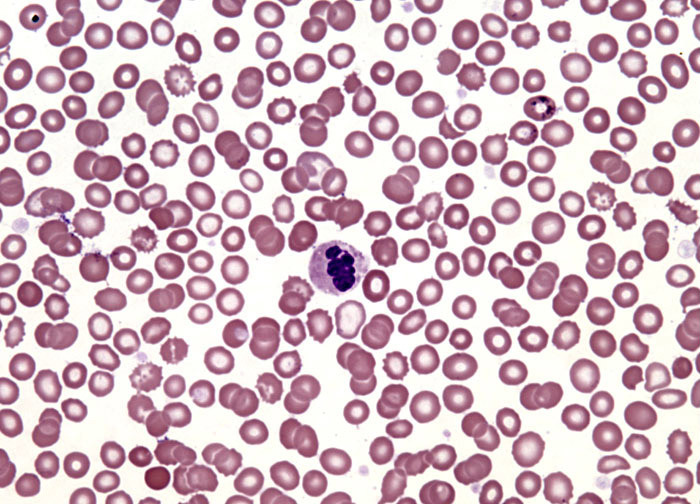
#> input picture assets/cells.jpg, 700 x 504 px
$ python main.py
#> lines starting #> are read from the running program, lines starting #| are printed output that depends on the picture; after the words box and inside, x2 and y2 are one past the last pixel; in counts of white or black regions, pixels touching at a corner belong together
### extractFeatures.py
import os
import cv2
import matplotlib.pyplot as plt
import numpy
from functools import cached_property


class FeatureExtractor:
  def __init__(self, contours):
    self.contours = contours

  @cached_property
  def areas(self):
      return [cv2.contourArea(c) for c in self.contours]

  @cached_property
  def average_area(self):
      return numpy.mean(self.areas)

  @cached_property
  def perimeters(self):
      return [cv2.arcLength(c, True) for c in self.contours]

  def _detect_large_cells(self):
    large_contours = []

    for i, contour in enumerate(self.contours):
        if self.areas[i] >= self.average_area:
          large_contours.append(contour)
    return large_contours

  # [38 lines left out: functions _get_circularity, _get_solidity_value, _get_intensity_value, not called in this run]

### main.py
import os
import cv2
import matplotlib.pyplot as plt
import numpy

from extractFeatures import FeatureExtractor

image_filename = 'cells.jpg'

image_filepath = os.path.join('assets', image_filename)

img = cv2.imread(image_filepath)
#> img is the input picture: shape (504, 700, 3); mean B, G, R 191.9, 181.4, 209


def extract_contours(img):
  if(img) is None:
    print('error: could not read the image')
  else:
    print('image loaded successfully')
  gray_image = cv2.cvtColor(img, cv2.COLOR_BGR2GRAY)
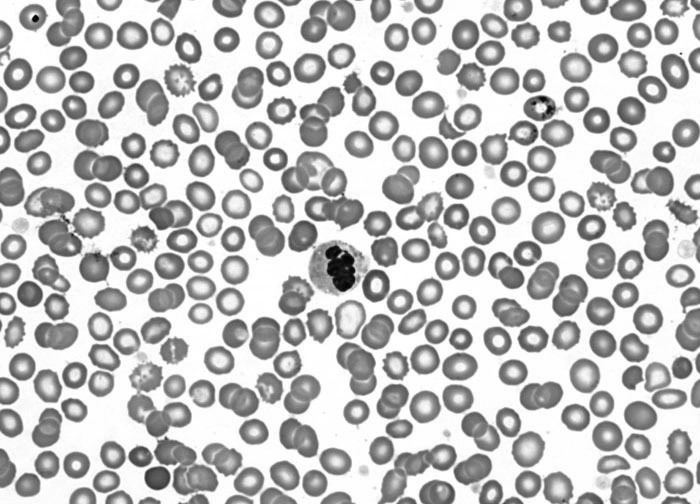
#> gray_image: shape (504, 700); min 2, max 255, mean 190.8
  image_preprocessed = cv2.GaussianBlur(gray_image, (5,5), 0)
  ret, binary_mask = cv2.threshold(image_preprocessed, 0, 255, cv2.THRESH_BINARY_INV + cv2.THRESH_OTSU)
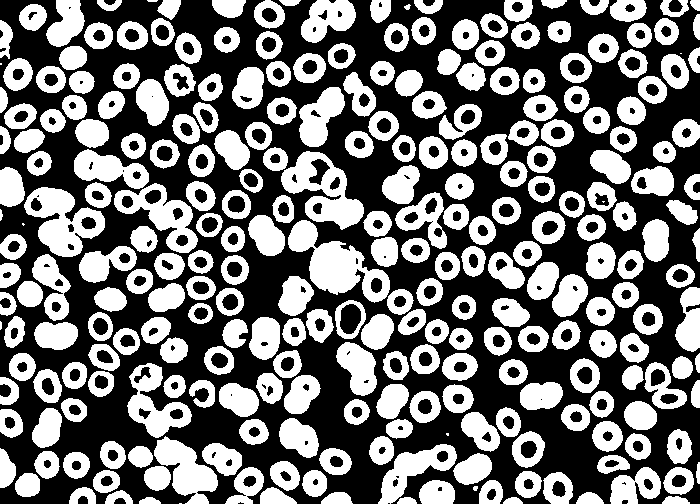
#> binary_mask: shape (504, 700); 45.1% white; 275 white regions (7 under 20 px)
#> ret = 185
  contours, hierarchy = cv2.findContours(binary_mask, cv2.RETR_EXTERNAL, cv2.CHAIN_APPROX_SIMPLE)
#> contours = 274 contours, 10 with area under 20; largest, box (x1, y1, x2, y2) and area: (288, 220, 390, 303) 3496, (281, 151, 364, 230) 3309, (24, 187, 105, 257) 3084, (114, 183, 198, 253) 2543, (127, 363, 192, 438) 2248
  return contours


# def extract_features(contours, area=False, circularity=False, solidity=False, intensity=False, size=False, gray_image=''):
  calculated_areas = [cv2.contourArea(c) for c in contours]
  large_contours = []
  calculated_circularity = []
  calculated_solidity = []
  calculated_intensity = []
  average_area = numpy.mean(calculated_areas)

  if size == True:
    for i, area in enumerate(calculated_areas):
      if area >= average_area:
        large_contours.append(contours[i])

  if circularity == True:
    calculated_perimeters = [cv2.arcLength(c, True) for c in contours]
    for i, contour in enumerate(contours):
      cell_area = calculated_areas[i]
      cell_perimeter = calculated_perimeters[i]
      if cell_perimeter == 0:
        continue
      cell_circularity = (4 * numpy.pi * cell_area) / (cell_perimeter ** 2)
      calculated_circularity.append(cell_circularity)

  if solidity == True:
    for i, contour in enumerate(contours):
      cell_area = calculated_areas[i]

      convex_hull = cv2.convexHull(contour)

      hull_area = cv2.contourArea(convex_hull)

      if hull_area > 0:
        solidi = float(cell_area) / hull_area
      else:
        solidi = 0

      calculated_solidity.append(solidi)

  if intensity == True and gray_image != '':
    for i, contour in enumerate(contours):
      mask = numpy.zeros(gray_image.shape, dtype=numpy.uint8)
      cv2.drawContours(mask, [contour], -1, 255, -1)
      cell_intensity = cv2.mean(gray_image, mask=mask)[0]
      calculated_intensity.append(cell_intensity)

  result = {}
  if area:
    result['areas'] = calculated_areas
  if circularity:
    result['circularities'] = calculated_circularity
  if solidity:
    result['solidities'] = calculated_solidity
  if intensity:
    result['intensities'] = calculated_intensity
  if size:
    result['large_contours'] = large_contours

  return result


def display_large_cells(img):
  contours = extract_contours(img)

  features = FeatureExtractor(contours)
#> in __init__, `self.contours = contours`: self.contours has the same summary as contours in extract_contours

  large_contours = features._detect_large_cells()
#> the loop in _detect_large_cells, `for i, contour in enumerate(self.contours):` made 274 passes
#> contour on pass 1: [[179, 503], [181, 503]]
#> after the loop in _detect_large_cells, `for i, contour in enumerate(self.contours):`: large_contours = 93 contours; largest, box (x1, y1, x2, y2) and area: (288, 220, 390, 303) 3496, (281, 151, 364, 230) 3309, (24, 187, 105, 257) 3084, (114, 183, 198, 253) 2543, (127, 363, 192, 438) 2248

  img_rgb = cv2.cvtColor(img, cv2.COLOR_BGR2RGB)
  output_image = img_rgb.copy()

  cv2.drawContours(output_image, contours, -1, (0, 255, 0), 2)
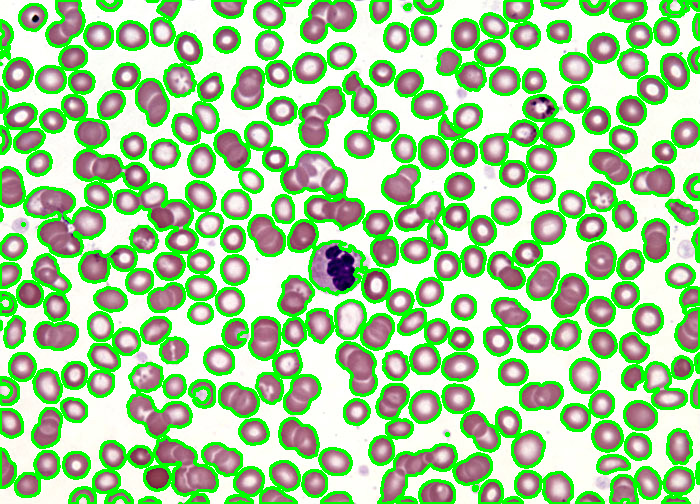
#> output_image: shape (504, 700, 3); mean R, G, B 162.9, 206.1, 150.3
  cv2.drawContours(output_image, large_contours, -1, (0, 0, 255), 3)
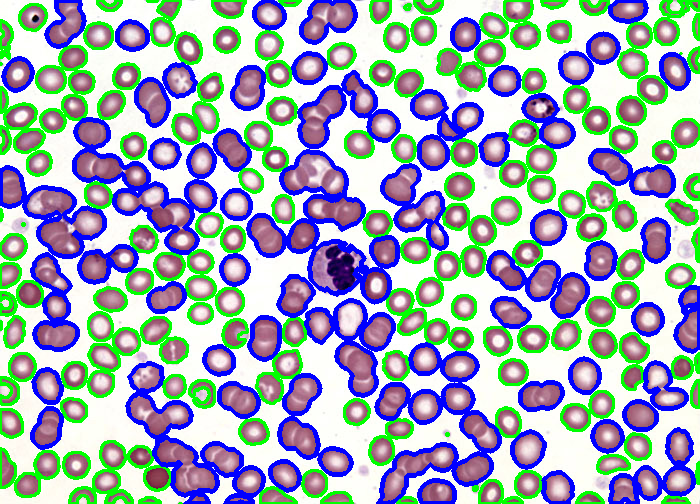
#> output_image: shape (504, 700, 3); 14.95% of pixels changed, all inside (x1, y1, x2, y2) = (0, 0, 700, 504)

  plt.imshow(output_image)
  plt.title("drawed contours")
  plt.axis('off')

  plt.tight_layout()
  plt.show()


display_large_cells(img)
